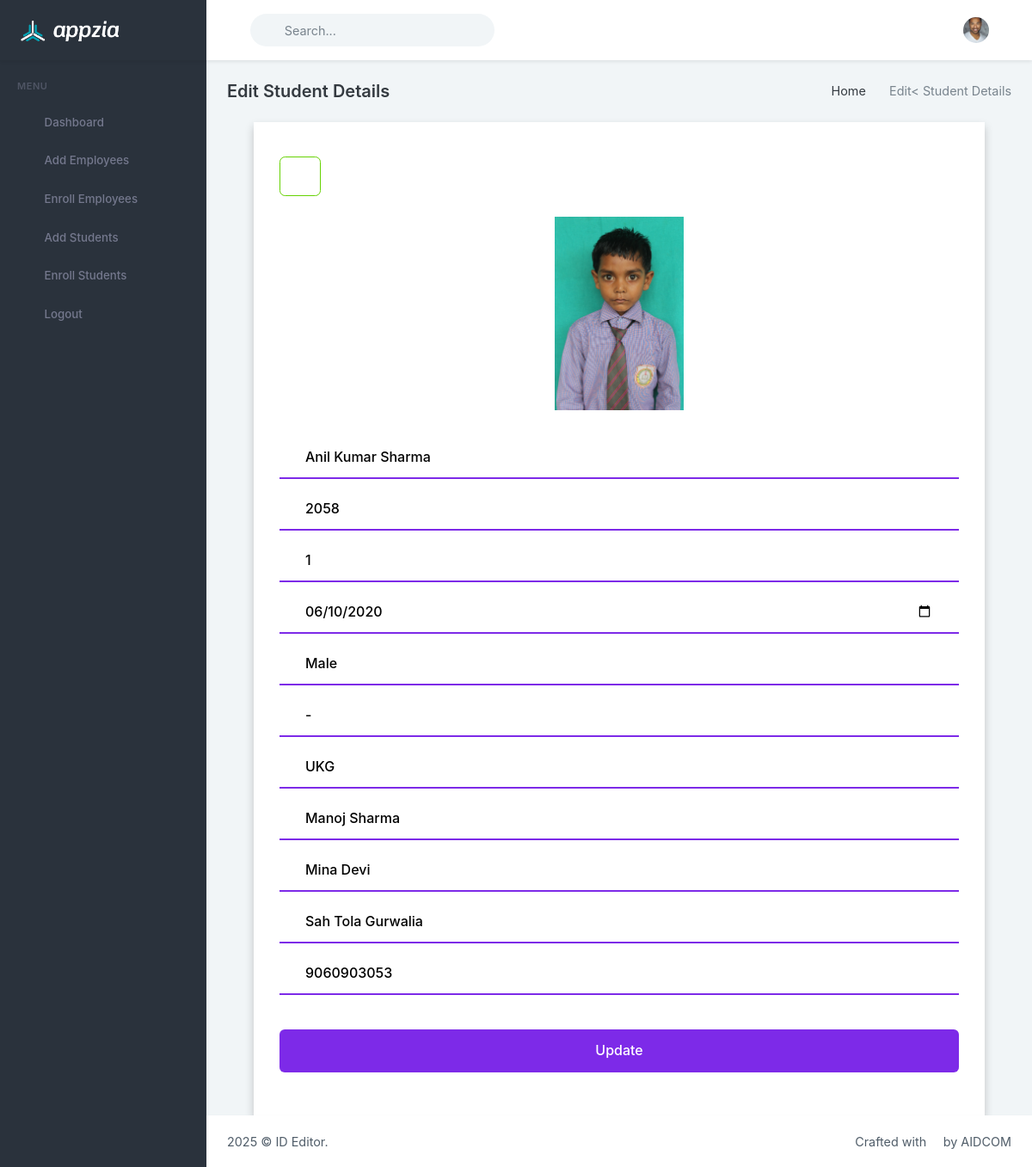
The app's page /edit_student.php?id=5 with its own data.
### tables this page shows
CREATE TABLE `students_directory` (
  `id` int NOT NULL,
  `student_name` varchar(360) NOT NULL,
  `register_number` varchar(360) NOT NULL,
  `studentID` varchar(360) NOT NULL,
  `date_of_birth` varchar(360) NOT NULL,
  `gender` varchar(360) NOT NULL,
  `blood_group` varchar(360) NOT NULL,
  `class` varchar(360) NOT NULL,
  `father_guardian_name` varchar(360) NOT NULL,
  `mother_name` varchar(360) NOT NULL,
  `address` varchar(360) NOT NULL,
  `emergency_contact` varchar(360) NOT NULL,
  `students_image` varchar(360) NOT NULL
);

### edit_student.php (the view, shortened to what this page needs)
<?php
include('master_page/dashboard_header.php');
include('master_page/dashboard_sidebar.php');
include('config.php');
?>
    <div class="main-content">
        <div class="page-content">
            <div class="container-fluid">
                <div class="row">
                    <div class="col-12">
                        <div class="page-title-box d-sm-flex align-items-center justify-content-between">
                            <h4 class="mb-sm-0">Edit Student Details</h4>
                            <div class="page-title-right">
                                <ol class="breadcrumb m-0">
                                    <li class="breadcrumb-item"><a href="dashboard.php">Home</a></li>
                                    <li class="breadcrumb-item active">Edit< Student Details</li>
                                </ol>
                            </div>
                        </div>
                    </div>
                </div>
                <div class="row">
                    <div class="container">
    <div class="d-flex justify-content-start">
            <a href="enroll_student.php" class="btn btn-lg btn-outline-success"><i class="ri-arrow-left-fill"></i></a>
      </div>
    <div class="forms mt-4">
        <div class="form-content">
        <div class="edit-form">
          <?php
          $selectedUID = $_GET['id'];
          $fetchSelectedID = mysqli_query($config,"SELECT * FROM students_directory WHERE id= '$selectedUID'");
          while ($row = mysqli_fetch_assoc($fetchSelectedID)) {?>
        <form method="POST" >
          <div style="text-align: center;">
               <img src="<?php echo $row['students_image']; ?>" width="150">
              </div>
            <div class="input-boxes">
              <div class="input-box">
                <i class="ri-user-fill"></i>
                <input type="text" id="student_name" name="student_name" placeholder="Enter student name" oninput="changetoTitle()" value="<?php echo $row['student_name']; ?>" required>
              </div>
              <div class="input-box">
                <i class="ri-registered-line"></i>
                <input type="text" id="register_number" value="<?php echo $row['register_number']; ?>" name="register_number" placeholder="Enter register number" required>
              </div>
              <div class="input-box">
                <i class="ri-user-4-fill"></i>
                <input type="text" id="studentID" value="<?php echo $row['studentID']; ?>" name="studentID" placeholder="Enter the studentID" required>
              </div>
              <div class="input-box">
                <i class="ri-calendar-event-fill"></i>
                <input type="date" id="date_of_birth" value="<?php echo $row['date_of_birth']; ?>" name="date_of_birth" placeholder="Enter date of birth" required>
              </div>
              <div class="input-box">
                <i class="ri-group-2-fill"></i>
                <input type="text" id="gender" value="<?php echo $row['gender']; ?>" name="gender" placeholder="Enter gender" required>
              </div>
              <div class="input-box">
                <i class="ri-contrast-drop-2-fill"></i>
                <input type="text" id="blood_group" value="<?php echo $row['blood_group']; ?>" name="blood_group" placeholder="Enter bloodgroup" required>
              </div>
              <div class="input-box">
                <i class="ri-account-pin-circle-fill"></i>
                <input type="text" id="class" value="<?php echo $row['class']; ?>" name="class" placeholder="Enter class" required>
              </div>
              <div class="input-box">
                <i class="ri-user-heart-fill"></i>
                <input type="text" id="father_guardian_name" value="<?php echo $row['father_guardian_name']; ?>" name="father_guardian_name" placeholder="Enter father/guardian name" required>
              </div>
              <div class="input-box">
                <i class="ri-user-heart-fill"></i>
                <input type="text" id="mother_name" value="<?php echo $row['mother_name']; ?>" name="mother_name" placeholder="Enter mother name" required>
              </div>
              <div class="input-box">
                <i class="ri-map-pin-user-fill"></i>
                <input type="text" id="address" value="<?php echo $row['address']; ?>" name="address" placeholder="Enter address" required>
              </div>
               <div class="input-box">
                <i class="ri-contacts-fill"></i>
                <input type="number" id="emergency_contact" name="emergency_contact" value="<?php echo $row['emergency_contact']; ?>" placeholder="Enter contact" min="1" onkeypress="if(this.value.length===10) return false" required>
              </div>
              <div class="button input-box">
                <input type="submit" name="update" value="Update">
              </div>
            </div>
      </form>
    <?php } ?>
    </div>
    </div>
    </div>
  </div>
                </div>
            </div>
        </div>
<?php
include('master_page/dashboard_footer.php');
?>

### edit_student.php (style rules this page uses)
.container { position: relative; max-width: 850px; width: 100%; background: #fff; padding: 40px 30px; box-shadow: 0 5px 10px rgba(0, 0, 0, 0.2); perspective: 2700px; }
.container .forms { height: 100%; width: 100%; background: #fff; }
.container .form-content { display: flex; align-items: center; justify-content: space-between; }
.edit-form { width: 100%; }
.forms .form-content .input-boxes { margin-top: 30px; }
.forms .form-content .input-box { display: flex; align-items: center; height: 50px; width: 100%; margin: 10px 0; position: relative; }
.form-content .input-box input { height: 100%; width: 100%; outline: none; border: none; padding: 0 30px; font-size: 16px; font-weight: 500; border-bottom: 2px solid rgba(0, 0, 0, 0.2); transition: all 0.3s ease; }
.form-content .input-box input:focus, .form-content .input-box input:valid { border-color: #7d2ae8; }
.form-content .input-box i { position: absolute; color: #7d2ae8; font-size: 17px; }
.forms .form-content .button { color: #fff; margin-top: 40px; }
.forms .form-content .button input { color: #fff; background: #7d2ae8; border-radius: 6px; padding: 0; cursor: pointer; transition: all 0.4s ease; }

### records on screen
students_directory: students_image (picture), student_name "Anil Kumar Sharma", register_number "2058", studentID "1", date_of_birth "06/10/2020", gender "Male", blood_group "-", class "UKG", father_guardian_name "Manoj Sharma", mother_name "Mina Devi", address "Sah Tola Gurwalia", emergency_contact "9060903053"
